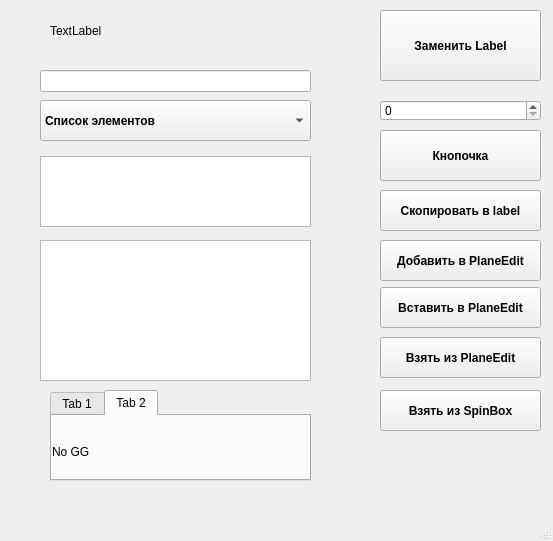
<?xml version="1.0" encoding="UTF-8"?>
<ui version="4.0">
 <class>MainWindow</class>
 <widget class="QMainWindow" name="MainWindow">
  <property name="geometry">
   <rect>
    <x>0</x>
    <y>0</y>
    <width>553</width>
    <height>541</height>
   </rect>
  </property>
  <property name="font">
   <font>
    <stylestrategy>PreferDefault</stylestrategy>
   </font>
  </property>
  <property name="windowTitle">
   <string>MainWindow</string>
  </property>
  <widget class="QWidget" name="centralwidget">
   <widget class="QPushButton" name="pushButton">
    <property name="geometry">
     <rect>
      <x>380</x>
      <y>10</y>
      <width>161</width>
      <height>71</height>
     </rect>
    </property>
    <property name="font">
     <font>
      <weight>75</weight>
      <italic>false</italic>
      <bold>true</bold>
      <underline>false</underline>
      <stylestrategy>PreferDefault</stylestrategy>
     </font>
    </property>
    <property name="text">
     <string>Заменить Label</string>
    </property>
    <property name="autoRepeatInterval">
     <number>100</number>
    </property>
   </widget>
   <widget class="QLabel" name="label">
    <property name="geometry">
     <rect>
      <x>50</x>
      <y>10</y>
      <width>271</width>
      <height>41</height>
     </rect>
    </property>
    <property name="font">
     <font>
      <pointsize>9</pointsize>
      <weight>50</weight>
      <italic>false</italic>
      <bold>false</bold>
      <stylestrategy>PreferDefault</stylestrategy>
     </font>
    </property>
    <property name="text">
     <string>TextLabel</string>
    </property>
   </widget>
   <widget class="QComboBox" name="comboBox">
    <property name="geometry">
     <rect>
      <x>40</x>
      <y>100</y>
      <width>271</width>
      <height>41</height>
     </rect>
    </property>
    <property name="font">
     <font>
      <weight>75</weight>
      <bold>true</bold>
      <stylestrategy>PreferDefault</stylestrategy>
     </font>
    </property>
    <property name="currentIndex">
     <number>0</number>
    </property>
    <item>
     <property name="text">
      <string>Список элементов</string>
     </property>
    </item>
    <item>
     <property name="text">
      <string>Убери кнопки</string>
     </property>
    </item>
    <item>
     <property name="text">
      <string>Верни кнопки</string>
     </property>
    </item>
    <item>
     <property name="text">
      <string>Верни все кнопки</string>
     </property>
    </item>
    <item>
     <property name="text">
      <string>Добавить вкладку</string>
     </property>
    </item>
   </widget>
   <widget class="QLineEdit" name="lineEdit">
    <property name="geometry">
     <rect>
      <x>40</x>
      <y>70</y>
      <width>271</width>
      <height>22</height>
     </rect>
    </property>
   </widget>
   <widget class="QTextEdit" name="textEdit">
    <property name="geometry">
     <rect>
      <x>40</x>
      <y>156</y>
      <width>271</width>
      <height>71</height>
     </rect>
    </property>
    <property name="html">
     <string>&lt;!DOCTYPE HTML PUBLIC &quot;-//W3C//DTD HTML 4.0//EN&quot; &quot;http://www.w3.org/TR/REC-html40/strict.dtd&quot;&gt;
&lt;html&gt;&lt;head&gt;&lt;meta name=&quot;qrichtext&quot; content=&quot;1&quot; /&gt;&lt;style type=&quot;text/css&quot;&gt;
p, li { white-space: pre-wrap; }
&lt;/style&gt;&lt;/head&gt;&lt;body style=&quot; font-family:'MS Shell Dlg 2'; font-size:7.8pt; font-weight:400; font-style:normal;&quot;&gt;
&lt;p style=&quot;-qt-paragraph-type:empty; margin-top:0px; margin-bottom:0px; margin-left:0px; margin-right:0px; -qt-block-indent:0; text-indent:0px;&quot;&gt;&lt;br /&gt;&lt;/p&gt;&lt;/body&gt;&lt;/html&gt;</string>
    </property>
   </widget>
   <widget class="QPlainTextEdit" name="plainTextEdit">
    <property name="geometry">
     <rect>
      <x>40</x>
      <y>240</y>
      <width>271</width>
      <height>141</height>
     </rect>
    </property>
   </widget>
   <widget class="QSpinBox" name="spinBox">
    <property name="geometry">
     <rect>
      <x>380</x>
      <y>100</y>
      <width>161</width>
      <height>21</height>
     </rect>
    </property>
   </widget>
   <widget class="QPushButton" name="pushButton_2">
    <property name="geometry">
     <rect>
      <x>380</x>
      <y>130</y>
      <width>161</width>
      <height>51</height>
     </rect>
    </property>
    <property name="font">
     <font>
      <weight>75</weight>
      <bold>true</bold>
      <stylestrategy>PreferDefault</stylestrategy>
     </font>
    </property>
    <property name="text">
     <string>Кнопочка</string>
    </property>
   </widget>
   <widget class="QPushButton" name="pushButton_3">
    <property name="geometry">
     <rect>
      <x>380</x>
      <y>190</y>
      <width>161</width>
      <height>41</height>
     </rect>
    </property>
    <property name="font">
     <font>
      <weight>75</weight>
      <bold>true</bold>
      <stylestrategy>PreferDefault</stylestrategy>
     </font>
    </property>
    <property name="text">
     <string>Скопировать в label</string>
    </property>
   </widget>
   <widget class="QPushButton" name="pushButton_4">
    <property name="geometry">
     <rect>
      <x>380</x>
      <y>240</y>
      <width>161</width>
      <height>41</height>
     </rect>
    </property>
    <property name="font">
     <font>
      <weight>75</weight>
      <bold>true</bold>
      <stylestrategy>PreferDefault</stylestrategy>
     </font>
    </property>
    <property name="text">
     <string>Добавить в PlaneEdit</string>
    </property>
   </widget>
   <widget class="QPushButton" name="pushButton_5">
    <property name="geometry">
     <rect>
      <x>380</x>
      <y>287</y>
      <width>161</width>
      <height>41</height>
     </rect>
    </property>
    <property name="font">
     <font>
      <weight>75</weight>
      <bold>true</bold>
      <stylestrategy>PreferDefault</stylestrategy>
     </font>
    </property>
    <property name="text">
     <string>Вставить в PlaneEdit</string>
    </property>
   </widget>
   <widget class="QPushButton" name="pushButton_6">
    <property name="geometry">
     <rect>
      <x>380</x>
      <y>337</y>
      <width>161</width>
      <height>41</height>
     </rect>
    </property>
    <property name="font">
     <font>
      <weight>75</weight>
      <bold>true</bold>
      <stylestrategy>PreferDefault</stylestrategy>
     </font>
    </property>
    <property name="text">
     <string>Взять из PlaneEdit</string>
    </property>
   </widget>
   <widget class="QPushButton" name="pushButton_7">
    <property name="geometry">
     <rect>
      <x>380</x>
      <y>390</y>
      <width>161</width>
      <height>41</height>
     </rect>
    </property>
    <property name="font">
     <font>
      <weight>75</weight>
      <bold>true</bold>
      <stylestrategy>PreferDefault</stylestrategy>
     </font>
    </property>
    <property name="text">
     <string>Взять из SpinBox</string>
    </property>
   </widget>
   <widget class="QTabWidget" name="tabWidget">
    <property name="geometry">
     <rect>
      <x>50</x>
      <y>390</y>
      <width>261</width>
      <height>91</height>
     </rect>
    </property>
    <property name="currentIndex">
     <number>1</number>
    </property>
    <widget class="QWidget" name="tab">
     <attribute name="title">
      <string>Tab 1</string>
     </attribute>
     <widget class="QLabel" name="label_2">
      <property name="geometry">
       <rect>
        <x>4</x>
        <y>5</y>
        <width>251</width>
        <height>51</height>
       </rect>
      </property>
      <property name="text">
       <string>Gg</string>
      </property>
     </widget>
    </widget>
    <widget class="QWidget" name="tab_2">
     <attribute name="title">
      <string>Tab 2</string>
     </attribute>
     <widget class="QLabel" name="label_3">
      <property name="geometry">
       <rect>
        <x>0</x>
        <y>10</y>
        <width>251</width>
        <height>51</height>
       </rect>
      </property>
      <property name="text">
       <string>No GG</string>
      </property>
     </widget>
    </widget>
   </widget>
  </widget>
  <widget class="QMenuBar" name="menubar">
   <property name="geometry">
    <rect>
     <x>0</x>
     <y>0</y>
     <width>553</width>
     <height>26</height>
    </rect>
   </property>
  </widget>
  <widget class="QStatusBar" name="statusbar"/>
 </widget>
 <resources/>
 <connections/>
</ui>
